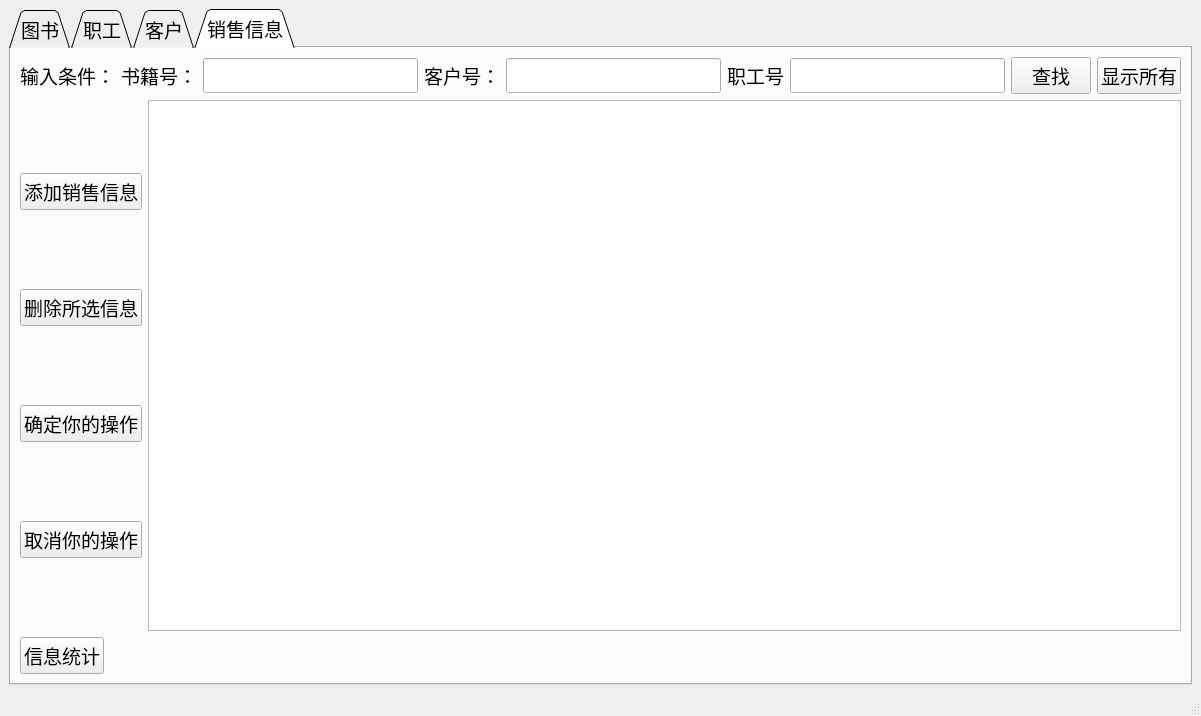
<?xml version="1.0" encoding="UTF-8"?>
<ui version="4.0">
 <class>test</class>
 <widget class="QMainWindow" name="test">
  <property name="geometry">
   <rect>
    <x>0</x>
    <y>0</y>
    <width>1201</width>
    <height>716</height>
   </rect>
  </property>
  <property name="windowTitle">
   <string>主窗口</string>
  </property>
  <property name="layoutDirection">
   <enum>Qt::LeftToRight</enum>
  </property>
  <widget class="QWidget" name="centralwidget">
   <layout class="QGridLayout" name="gridLayout">
    <item row="0" column="1">
     <widget class="QTabWidget" name="tabWidget">
      <property name="font">
       <font>
        <family>Agency FB</family>
        <pointsize>14</pointsize>
       </font>
      </property>
      <property name="contextMenuPolicy">
       <enum>Qt::NoContextMenu</enum>
      </property>
      <property name="toolTipDuration">
       <number>0</number>
      </property>
      <property name="styleSheet">
       <string notr="true"/>
      </property>
      <property name="tabShape">
       <enum>QTabWidget::Triangular</enum>
      </property>
      <property name="currentIndex">
       <number>3</number>
      </property>
      <property name="iconSize">
       <size>
        <width>16</width>
        <height>16</height>
       </size>
      </property>
      <property name="tabsClosable">
       <bool>false</bool>
      </property>
      <property name="movable">
       <bool>true</bool>
      </property>
      <property name="tabBarAutoHide">
       <bool>false</bool>
      </property>
      <widget class="QWidget" name="tab1">
       <property name="enabled">
        <bool>true</bool>
       </property>
       <attribute name="title">
        <string>图书</string>
       </attribute>
       <layout class="QGridLayout" name="gridLayout_2">
        <item row="0" column="0" colspan="4">
         <widget class="QTableView" name="tvBook">
          <property name="styleSheet">
           <string notr="true"/>
          </property>
         </widget>
        </item>
        <item row="1" column="0">
         <widget class="QPushButton" name="btnAddBook">
          <property name="styleSheet">
           <string notr="true"/>
          </property>
          <property name="text">
           <string>添加</string>
          </property>
          <property name="iconSize">
           <size>
            <width>10</width>
            <height>10</height>
           </size>
          </property>
          <property name="autoRepeat">
           <bool>false</bool>
          </property>
          <property name="autoExclusive">
           <bool>false</bool>
          </property>
         </widget>
        </item>
        <item row="1" column="1">
         <widget class="QPushButton" name="btn_delBook">
          <property name="text">
           <string>删除</string>
          </property>
         </widget>
        </item>
        <item row="1" column="2">
         <widget class="QPushButton" name="btn_ok">
          <property name="text">
           <string>确定</string>
          </property>
         </widget>
        </item>
        <item row="1" column="3">
         <widget class="QPushButton" name="btn_cancel">
          <property name="text">
           <string>取消</string>
          </property>
         </widget>
        </item>
        <item row="2" column="0" colspan="4">
         <layout class="QHBoxLayout" name="horizontalLayout">
          <item>
           <widget class="QLabel" name="label">
            <property name="text">
             <string>&lt;html&gt;&lt;head/&gt;&lt;body&gt;&lt;p&gt;按照条件查询&lt;/p&gt;&lt;/body&gt;&lt;/html&gt;</string>
            </property>
           </widget>
          </item>
          <item>
           <widget class="QLabel" name="label_2">
            <property name="text">
             <string>书名</string>
            </property>
           </widget>
          </item>
          <item>
           <widget class="QLineEdit" name="lineEditBookName"/>
          </item>
          <item>
           <widget class="QLabel" name="label_3">
            <property name="text">
             <string>书号</string>
            </property>
           </widget>
          </item>
          <item>
           <widget class="QLineEdit" name="lineEdit_BookId"/>
          </item>
          <item>
           <widget class="QLabel" name="label_13">
            <property name="text">
             <string>作者</string>
            </property>
           </widget>
          </item>
          <item>
           <widget class="QLineEdit" name="lineEdit_author"/>
          </item>
          <item>
           <widget class="QPushButton" name="btn_searchBook">
            <property name="text">
             <string>查找</string>
            </property>
           </widget>
          </item>
          <item>
           <widget class="QPushButton" name="btnShowAllBook">
            <property name="text">
             <string>显示所有</string>
            </property>
           </widget>
          </item>
         </layout>
        </item>
       </layout>
      </widget>
      <widget class="QWidget" name="tab2">
       <attribute name="title">
        <string>职工</string>
       </attribute>
       <layout class="QGridLayout" name="gridLayout_4">
        <item row="0" column="0">
         <widget class="QTableView" name="tvWorker"/>
        </item>
        <item row="1" column="0">
         <layout class="QHBoxLayout" name="horizontalLayout_3">
          <item>
           <widget class="QPushButton" name="btn_add_worker">
            <property name="text">
             <string>添加</string>
            </property>
           </widget>
          </item>
          <item>
           <widget class="QPushButton" name="btn_del_worker">
            <property name="text">
             <string>删除</string>
            </property>
           </widget>
          </item>
          <item>
           <widget class="QPushButton" name="btn_ok_2">
            <property name="text">
             <string>确定</string>
            </property>
           </widget>
          </item>
          <item>
           <widget class="QPushButton" name="btn_cancel_2">
            <property name="text">
             <string>取消</string>
            </property>
           </widget>
          </item>
         </layout>
        </item>
        <item row="2" column="0">
         <layout class="QHBoxLayout" name="horizontalLayout_4">
          <item>
           <widget class="QLabel" name="label_4">
            <property name="text">
             <string>&lt;html&gt;&lt;head/&gt;&lt;body&gt;&lt;p&gt;条件查询&lt;/p&gt;&lt;/body&gt;&lt;/html&gt;</string>
            </property>
           </widget>
          </item>
          <item>
           <widget class="QLabel" name="label_5">
            <property name="text">
             <string>&lt;html&gt;&lt;head/&gt;&lt;body&gt;&lt;p&gt;名字：&lt;/p&gt;&lt;/body&gt;&lt;/html&gt;</string>
            </property>
           </widget>
          </item>
          <item>
           <widget class="QLineEdit" name="lineEdit_workerName"/>
          </item>
          <item>
           <widget class="QLabel" name="label_6">
            <property name="text">
             <string>职工号：</string>
            </property>
           </widget>
          </item>
          <item>
           <widget class="QLineEdit" name="lineEdit_workerId"/>
          </item>
          <item>
           <widget class="QPushButton" name="btn_search">
            <property name="text">
             <string>查找</string>
            </property>
           </widget>
          </item>
          <item>
           <widget class="QPushButton" name="btn_showAllWorker">
            <property name="text">
             <string>显示所有</string>
            </property>
           </widget>
          </item>
         </layout>
        </item>
       </layout>
      </widget>
      <widget class="QWidget" name="tab3">
       <attribute name="title">
        <string>客户</string>
       </attribute>
       <layout class="QGridLayout" name="gridLayout_5">
        <item row="0" column="0">
         <widget class="QTableView" name="tvCus"/>
        </item>
        <item row="1" column="0">
         <layout class="QHBoxLayout" name="horizontalLayout_5">
          <item>
           <widget class="QPushButton" name="btnAddCustomer">
            <property name="text">
             <string>添加客户信息</string>
            </property>
           </widget>
          </item>
          <item>
           <widget class="QPushButton" name="btn_delCus">
            <property name="text">
             <string>删除客户信息</string>
            </property>
           </widget>
          </item>
          <item>
           <widget class="QPushButton" name="btnOk">
            <property name="text">
             <string>确定</string>
            </property>
           </widget>
          </item>
          <item>
           <widget class="QPushButton" name="btn_cancel_3">
            <property name="text">
             <string>取消</string>
            </property>
           </widget>
          </item>
         </layout>
        </item>
        <item row="2" column="0">
         <layout class="QHBoxLayout" name="horizontalLayout_6">
          <item>
           <widget class="QLabel" name="label_7">
            <property name="text">
             <string>条件查询</string>
            </property>
           </widget>
          </item>
          <item>
           <widget class="QLabel" name="label_8">
            <property name="text">
             <string>客户姓名:</string>
            </property>
           </widget>
          </item>
          <item>
           <widget class="QLineEdit" name="lineEditcusName"/>
          </item>
          <item>
           <widget class="QLabel" name="label_9">
            <property name="text">
             <string>客户Id:</string>
            </property>
           </widget>
          </item>
          <item>
           <widget class="QLineEdit" name="lineEdit_2_cusId"/>
          </item>
          <item>
           <widget class="QLabel" name="label_14">
            <property name="text">
             <string>地址</string>
            </property>
           </widget>
          </item>
          <item>
           <widget class="QLineEdit" name="lineEdit_addr"/>
          </item>
          <item>
           <widget class="QPushButton" name="pushButton_search_cus">
            <property name="text">
             <string>查找</string>
            </property>
           </widget>
          </item>
          <item>
           <widget class="QPushButton" name="pushButton_allCus">
            <property name="text">
             <string>显示所有</string>
            </property>
           </widget>
          </item>
         </layout>
        </item>
       </layout>
      </widget>
      <widget class="QWidget" name="tab4">
       <attribute name="title">
        <string>销售信息</string>
       </attribute>
       <layout class="QGridLayout" name="gridLayout_3">
        <item row="0" column="0" colspan="2">
         <layout class="QHBoxLayout" name="horizontalLayout_2">
          <item>
           <widget class="QLabel" name="label_10">
            <property name="text">
             <string>输入条件：</string>
            </property>
           </widget>
          </item>
          <item>
           <widget class="QLabel" name="label_11">
            <property name="text">
             <string>书籍号：</string>
            </property>
           </widget>
          </item>
          <item>
           <widget class="QLineEdit" name="lineEdit_book_id_sale"/>
          </item>
          <item>
           <widget class="QLabel" name="label_12">
            <property name="text">
             <string>客户号：</string>
            </property>
           </widget>
          </item>
          <item>
           <widget class="QLineEdit" name="lineEdit_cus_id_sale"/>
          </item>
          <item>
           <widget class="QLabel" name="label_15">
            <property name="text">
             <string>职工号</string>
            </property>
           </widget>
          </item>
          <item>
           <widget class="QLineEdit" name="lineEdit_worker_id"/>
          </item>
          <item>
           <widget class="QPushButton" name="btn_saleSearch">
            <property name="text">
             <string>查找</string>
            </property>
           </widget>
          </item>
          <item>
           <widget class="QPushButton" name="btn_showAllSale">
            <property name="text">
             <string>显示所有</string>
            </property>
           </widget>
          </item>
         </layout>
        </item>
        <item row="1" column="1">
         <widget class="QTableView" name="tvSale"/>
        </item>
        <item row="1" column="0">
         <layout class="QVBoxLayout" name="verticalLayout">
          <item>
           <widget class="QPushButton" name="btnAddSale">
            <property name="text">
             <string>添加销售信息</string>
            </property>
           </widget>
          </item>
          <item>
           <widget class="QPushButton" name="btn_DelsaleInfo">
            <property name="text">
             <string>删除所选信息</string>
            </property>
           </widget>
          </item>
          <item>
           <widget class="QPushButton" name="btn_ok_3">
            <property name="text">
             <string>确定你的操作</string>
            </property>
           </widget>
          </item>
          <item>
           <widget class="QPushButton" name="pushButton_saleCancel">
            <property name="text">
             <string>取消你的操作</string>
            </property>
           </widget>
          </item>
         </layout>
        </item>
        <item row="2" column="0">
         <widget class="QPushButton" name="btnSaleInfo">
          <property name="enabled">
           <bool>true</bool>
          </property>
          <property name="sizePolicy">
           <sizepolicy hsizetype="Fixed" vsizetype="Fixed">
            <horstretch>10</horstretch>
            <verstretch>10</verstretch>
           </sizepolicy>
          </property>
          <property name="font">
           <font>
            <family>Agency FB</family>
            <pointsize>14</pointsize>
           </font>
          </property>
          <property name="styleSheet">
           <string notr="true"/>
          </property>
          <property name="text">
           <string>信息统计</string>
          </property>
         </widget>
        </item>
       </layout>
      </widget>
     </widget>
    </item>
   </layout>
  </widget>
  <widget class="QMenuBar" name="menubar">
   <property name="geometry">
    <rect>
     <x>0</x>
     <y>0</y>
     <width>1201</width>
     <height>26</height>
    </rect>
   </property>
  </widget>
  <widget class="QStatusBar" name="statusbar"/>
 </widget>
 <resources/>
 <connections/>
</ui>
